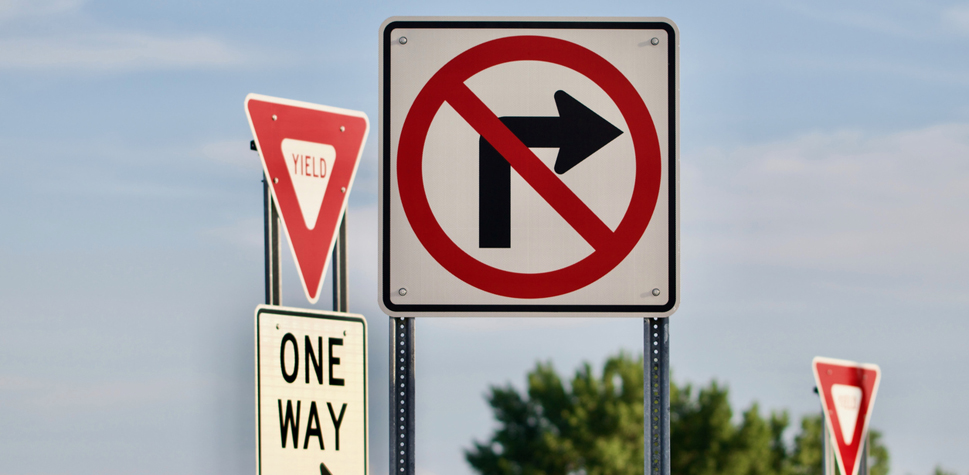
//> input picture images/sign.jpg, 969 x 475 px
$ ./main ../images/sign.jpg   (built with g++ and OpenCV 4)
//> lines starting //> are read from the running program, lines starting //| are printed output that depends on the picture; after the words box and inside, x2 and y2 are one past the last pixel; in counts of white or black regions, pixels touching at a corner belong together
#include "opencv2/imgcodecs.hpp"
#include "opencv2/imgproc.hpp"
#include "opencv2/highgui.hpp"

#include <iostream>
#include <vector>
#include <algorithm>

#include "SquareDetector.h"
#include "ShapeDetector.h"

const int lowThreshold = 85;
const int ratio = 3;
const int kernel_size = 3;
const char* window_name = "Edge Map";
cv::RNG rng(12345);


void drawShapes(std::vector<Shape>& shapes, cv::Mat& img)
{
    for (size_t i = 0; i < shapes.size(); i++) {
        cv::Scalar color = cv::Scalar(rng.uniform(0, 256), rng.uniform(0,256), rng.uniform(0,256));
        const std::vector<cv::Point>& square = shapes[i].getSquare();
        cv::drawContours(img, std::vector<std::vector<cv::Point>> {square}, 0, color, 2, cv::LINE_8);
        const std::vector<cv::Vec3f>& circles = shapes[i].getCircles();
        for( size_t j = 0; j < circles.size(); j++)
        {
            cv::Point center(cvRound(circles[j][0]), cvRound(circles[j][1]));
            int radius = cvRound(circles[j][2]);
            cv::circle(img, center, radius, color, 2, cv::LINE_8, 0);
        }
    }
    cv::namedWindow(window_name);
    cv::imshow(window_name, img);
    cv::waitKey(0);
}

//void sortShapes()

int main( int argc, char** argv )
{
    cv::Mat src, src_gray, edges;
    if (argc < 2) {
        std::cerr << "Add the image path as a command line argument\n" << std::endl;
        return -1;
    }
    src = cv::imread(argv[1], cv::IMREAD_COLOR);
//> src is the input picture: 475 rows x 969 cols, CV_8UC3; mean B, G, R 165.5, 160.9, 164.3
    if( src.empty())
    {
        std::cerr << "Could not open the image\n" << std::endl;
        return -1;
    }

    //preprocessing
    cv::cvtColor(src, src_gray, cv::COLOR_BGR2GRAY);
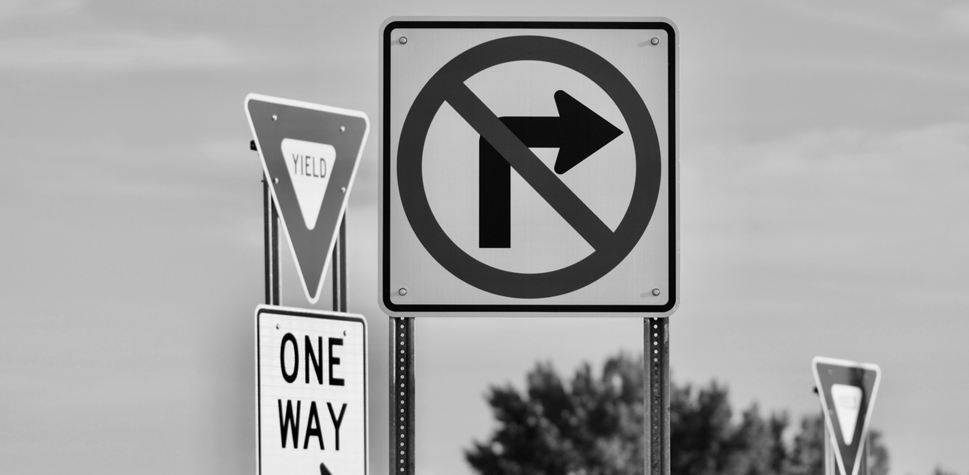
//> src_gray: 475 rows x 969 cols, CV_8UC1; min 0, max 244, mean 162.4
    cv::blur(src_gray, edges, cv::Size(3, 3));
    cv::Canny(edges, edges, lowThreshold, lowThreshold*ratio, kernel_size);
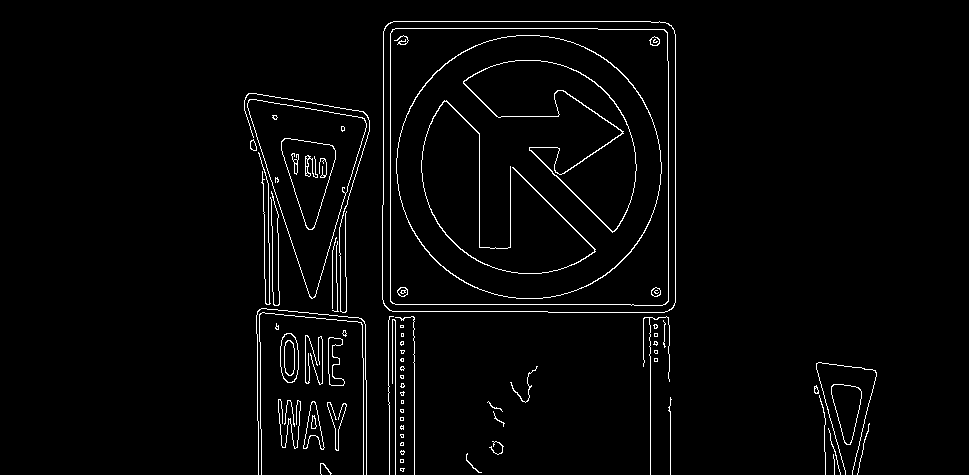
//> edges: 475 rows x 969 cols, CV_8UC1; 2.5% white in thin lines or dots, all inside (x1, y1, x2, y2) = (244, 21, 877, 475)

    //square detection
    std::vector<std::vector<cv::Point>> squares;
//> (the run ends here: the program needs code that is not available in this run, at `SquareDetector sqDetector(1.15, 10);`)
